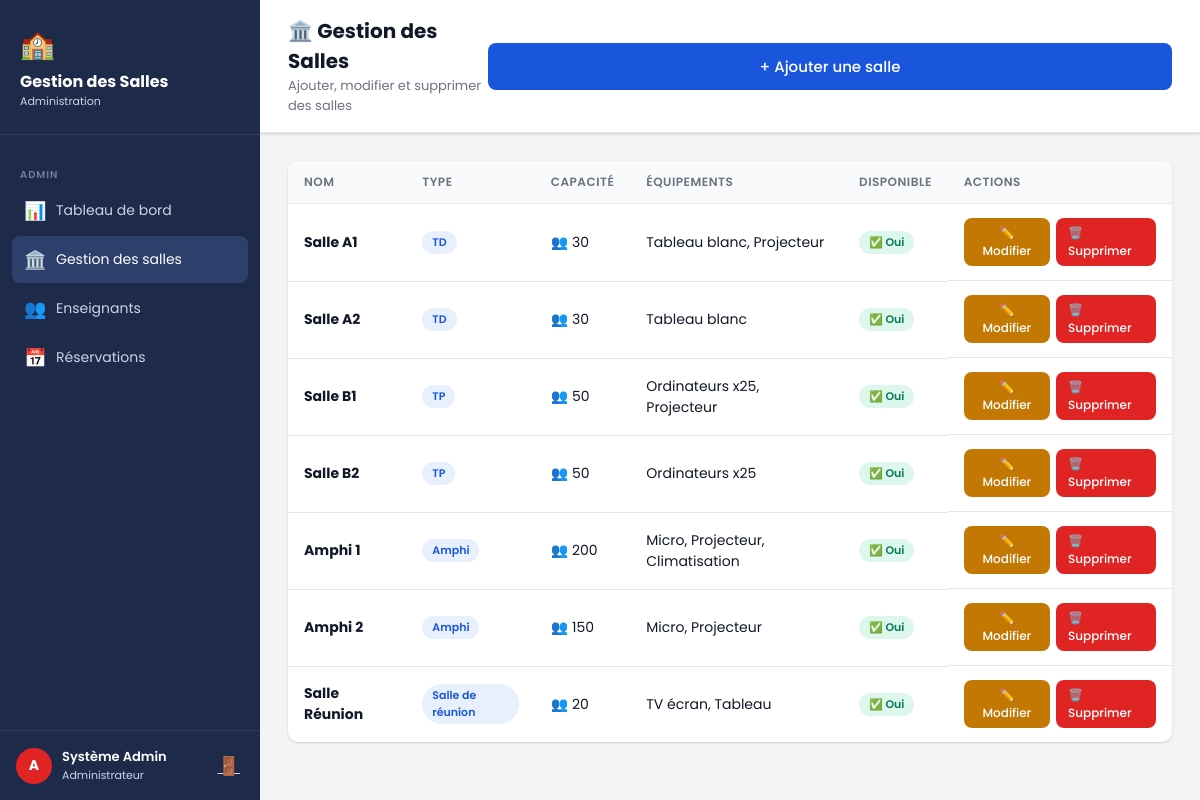
The app's page /admin/salles.php (signed in) with its own data.
### tables this page shows
CREATE TABLE salles (
    id INT AUTO_INCREMENT PRIMARY KEY,
    nom VARCHAR(100) NOT NULL,
    capacite INT NOT NULL,
    type ENUM('TD', 'TP', 'Amphi', 'Salle de réunion') NOT NULL,
    equipements TEXT,
    disponible TINYINT(1) DEFAULT 1,
    created_at TIMESTAMP DEFAULT CURRENT_TIMESTAMP
);

### admin/salles.php (the view, shortened to what this page needs)
<?php
require_once '../includes/db.php';
$salles = $conn->query("SELECT * FROM salles ORDER BY type, nom");
?>
<!DOCTYPE html>
<html lang="fr">
<head>
    <link rel="stylesheet" href="../css/style.css">
</head>
<body>
<div class="layout">
    <?php include '../includes/sidebar_admin.php'; ?>
    <div class="main-content">
        <div class="topbar">
            <div>
                <h1>🏛️ Gestion des Salles</h1>
                <p>Ajouter, modifier et supprimer des salles</p>
            </div>
            <button class="btn btn-primary" onclick="openModal('modalAjout')">+ Ajouter une salle</button>
        </div>
        <div class="page-content">
            <div class="card">
                <table>
                    <thead>
                        <tr>
                            <th>Nom</th>
                            <th>Type</th>
                            <th>Capacité</th>
                            <th>Équipements</th>
                            <th>Disponible</th>
                            <th>Actions</th>
                        </tr>
                    </thead>
                    <tbody>
                    <?php while ($s = $salles->fetch_assoc()): ?>
                        <tr>
                            <td><strong><?= htmlspecialchars($s['nom']) ?></strong></td>
                            <td><span class="badge badge-primary"><?= $s['type'] ?></span></td>
                            <td>👥 <?= $s['capacite'] ?></td>
                            <td><?= htmlspecialchars($s['equipements']) ?></td>
                            <td>
                                <?php if ($s['disponible']): ?>
                                    <span class="badge badge-success">✅ Oui</span>
                                <?php else: ?>
                                    <span class="badge badge-danger">❌ Non</span>
                                <?php endif; ?>
                            </td>
                            <td style="display:flex;gap:6px;">
                                <button class="btn btn-warning btn-sm"
                                    onclick="editSalle(<?= $s['id'] ?>, '<?= addslashes($s['nom']) ?>', <?= $s['capacite'] ?>, '<?= $s['type'] ?>', '<?= addslashes($s['equipements']) ?>', <?= $s['disponible'] ?>)">
                                    ✏️ Modifier
                                </button>
                                <a href="?delete=<?= $s['id'] ?>" class="btn btn-danger btn-sm"
                                   data-confirm="Supprimer cette salle ?">🗑️ Supprimer</a>
                            </td>
                        </tr>
                    <?php endwhile; ?>
                    </tbody>
                </table>
            </div>
        </div>
    </div>
</div>
</body>
</html>

### includes/sidebar_admin.php
<div class="sidebar">
    <div class="sidebar-brand">
        <div class="brand-icon">🏫</div>
        <h2>Gestion des Salles</h2>
        <p>Administration</p>
    </div>
    <nav class="sidebar-nav">
        <div class="nav-section-title">Admin</div>
        <a href="../admin/index.php" class="nav-item">
            <span class="nav-icon">📊</span> Tableau de bord
        </a>
        <a href="../admin/salles.php" class="nav-item">
            <span class="nav-icon">🏛️</span> Gestion des salles
        </a>
        <a href="../admin/users.php" class="nav-item">
            <span class="nav-icon">👥</span> Enseignants
        </a>
        <a href="../admin/reservations.php" class="nav-item">
            <span class="nav-icon">📅</span> Réservations
        </a>
    </nav>
    <div class="sidebar-user">
        <div class="user-avatar" style="background:#e02424;">A</div>
        <div class="user-info">
            <div class="user-name"><?= htmlspecialchars($_SESSION['prenom'] . ' ' . $_SESSION['nom']) ?></div>
            <div class="user-role">Administrateur</div>
        </div>
        <a href="../logout.php" class="logout-btn" title="Déconnexion">🚪</a>
    </div>
</div>

### css/style.css (style rules this page uses)
:root { --primary: #1a56db; --primary-dark: #1e429f; --secondary: #6c757d; --success: #057a55; --danger: #e02424; --warning: #c27803; --bg: #f3f4f6; --white: #ffffff; --text: #111928; --text-light: #6b7280; --border: #e5e7eb; --sidebar-bg: #1e2a4a; --sidebar-text: #c9d4e8; --sidebar-hover: #2d3f6b; --shadow: 0 1px 3px rgba(0,0,0,0.1), 0 1px 2px rgba(0,0,0,0.06); --shadow-md: 0 4px 6px rgba(0,0,0,0.07), 0 2px 4px rgba(0,0,0,0.06); --radius: 10px; }
* { box-sizing: border-box; margin: 0; padding: 0; }
body { font-family: 'Poppins', sans-serif; background: var(--bg); color: var(--text); min-height: 100vh; }
.btn { display: inline-flex; align-items: center; gap: 6px; padding: 10px 20px; border: none; border-radius: 8px; font-size: 14px; font-family: inherit; font-weight: 500; cursor: pointer; text-decoration: none; transition: all 0.2s; }
.btn-primary { background: var(--primary); color: white; width: 100%; justify-content: center; padding: 12px; font-size: 15px; }
.btn-danger { background: var(--danger); color: white; }
.btn-warning { background: var(--warning); color: white; }
.btn-sm { padding: 6px 12px; font-size: 12px; }
.layout { display: flex; min-height: 100vh; }
.sidebar { width: 260px; background: var(--sidebar-bg); display: flex; flex-direction: column; position: fixed; top: 0; left: 0; bottom: 0; z-index: 100; overflow-y: auto; }
.sidebar-brand { padding: 24px 20px; border-bottom: 1px solid rgba(255,255,255,0.08); }
.sidebar-brand .brand-icon { font-size: 28px; }
.sidebar-brand h2 { font-size: 16px; font-weight: 700; color: white; margin-top: 6px; line-height: 1.3; }
.sidebar-brand p { font-size: 11px; color: var(--sidebar-text); }
.sidebar-nav { padding: 16px 12px; flex: 1; }
.nav-section-title { font-size: 10px; font-weight: 600; text-transform: uppercase; letter-spacing: 1px; color: rgba(201,212,232,0.5); padding: 8px 8px 4px; margin-top: 8px; }
.nav-item { display: flex; align-items: center; gap: 10px; padding: 10px 12px; border-radius: 8px; color: var(--sidebar-text); text-decoration: none; font-size: 14px; font-weight: 400; margin-bottom: 2px; transition: all 0.2s; }
.nav-item:hover, .nav-item.active { background: var(--sidebar-hover); color: white; }
.nav-item .nav-icon { font-size: 18px; width: 22px; text-align: center; }
.sidebar-user { padding: 16px; border-top: 1px solid rgba(255,255,255,0.08); display: flex; align-items: center; gap: 10px; }
.user-avatar { width: 36px; height: 36px; background: var(--primary); border-radius: 50%; display: flex; align-items: center; justify-content: center; font-size: 14px; font-weight: 700; color: white; }
.user-info .user-name { font-size: 13px; font-weight: 600; color: white; }
.user-info .user-role { font-size: 11px; color: var(--sidebar-text); }
.logout-btn { margin-left: auto; background: none; border: none; color: var(--sidebar-text); cursor: pointer; font-size: 18px; padding: 4px; transition: color 0.2s; }
.main-content { margin-left: 260px; flex: 1; padding: 0; }
.topbar { background: white; padding: 16px 28px; border-bottom: 1px solid var(--border); display: flex; align-items: center; justify-content: space-between; box-shadow: var(--shadow); }
.topbar h1 { font-size: 20px; font-weight: 700; }
.topbar p { font-size: 13px; color: var(--text-light); }
.page-content { padding: 28px; }
.card { background: white; border-radius: var(--radius); box-shadow: var(--shadow); overflow: hidden; margin-bottom: 24px; }
table { width: 100%; border-collapse: collapse; }
table thead tr { background: #f9fafb; }
table th { padding: 12px 16px; text-align: left; font-size: 12px; font-weight: 600; text-transform: uppercase; letter-spacing: 0.5px; color: var(--text-light); border-bottom: 1px solid var(--border); }
table td { padding: 14px 16px; font-size: 14px; border-bottom: 1px solid var(--border); vertical-align: middle; }
table tbody tr:last-child td { border-bottom: none; }
.badge { display: inline-block; padding: 3px 10px; border-radius: 20px; font-size: 11px; font-weight: 600; }
.badge-success { background: #def7ec; color: var(--success); }
.badge-primary { background: #e8f0fe; color: var(--primary); }

### records on screen
salles: nom "Salle A1", type "TD", capacite "30", equipements "Tableau blanc, Projecteur", disponible "✅ Oui"
salles: nom "Salle A2", type "TD", capacite "30", equipements "Tableau blanc", disponible "✅ Oui"
salles: nom "Salle B1", type "TP", capacite "50", equipements "Ordinateurs x25, Projecteur", disponible "✅ Oui"
salles: nom "Salle B2", type "TP", capacite "50", equipements "Ordinateurs x25", disponible "✅ Oui"
salles: nom "Amphi 1", type "Amphi", capacite "200", equipements "Micro, Projecteur, Climatisation", disponible "✅ Oui"
salles: nom "Amphi 2", type "Amphi", capacite "150", equipements "Micro, Projecteur", disponible "✅ Oui"
salles: nom "Salle Réunion", type "Salle de réunion", capacite "20", equipements "TV écran, Tableau", disponible "✅ Oui"

### other values on screen
$_SESSION['prenom'] . ' ' . $_SESSION['nom'] "Système Admin"
